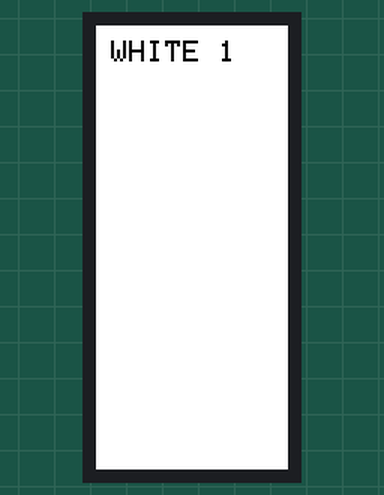
Recording of a sketch running on a simulated ESP32. On the bench: 128×296 colour display. What the sketch prints to the serial monitor is not drawn.

Above: at 15.5 s.
At 30.5 s:
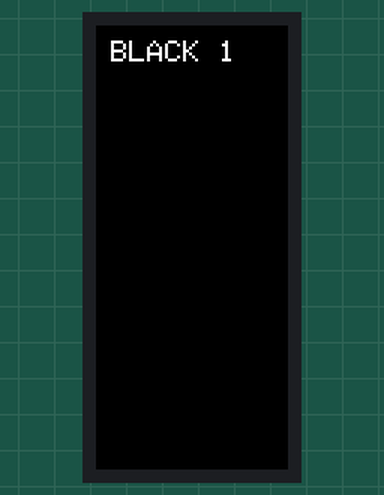
At 45.5 s:
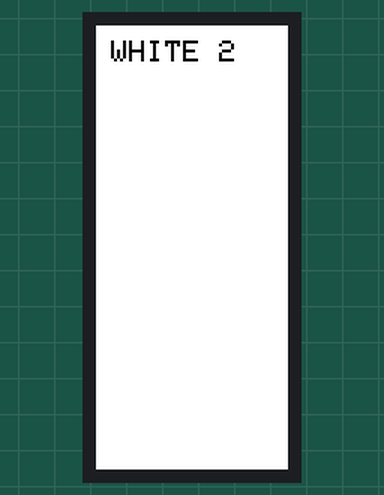
At 60.5 s:
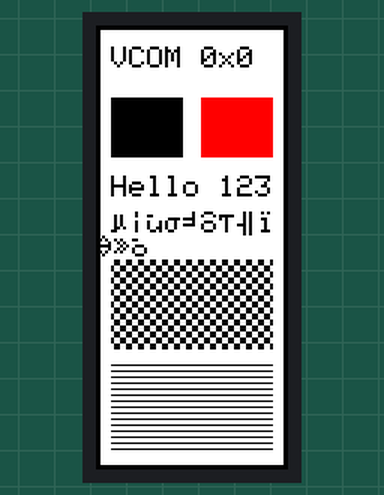
At 77.0 s:
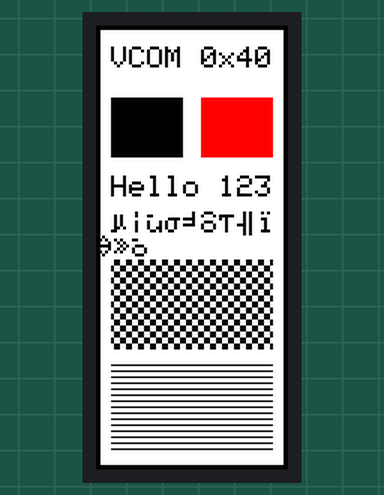
At 126.5 s:
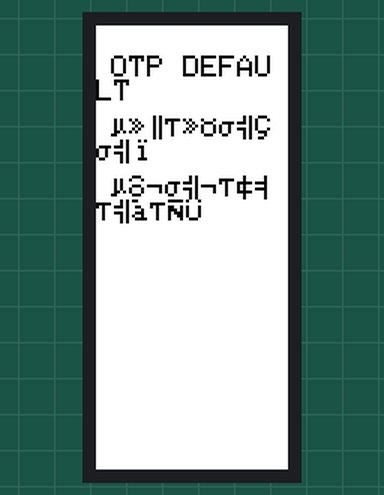

Measured:
- what the display in image 0 shows lasts 15.0 s, from 15.5 s to 30.5 s
- what the display in image 3 shows lasts 16.5 s, from 60.5 s to 77.0 s

The sketch:

epd_3c_wash.ino
```cpp
/*
 * 三色屏「洗面 + VCOM 扫描」
 *
 * 做三件事：
 *   1. 交替刷纯白/纯黑，把被错误波形搅乱的粒子状态推回干净位置
 *   2. 扫描 SSD1680 的 VCOM 寄存器 (0x2C)，找对比度最好的值
 *   3. 顺便验证放大后的字体可读性
 *
 * 用法：烧录后把板子的电源开关 OFF 等 5 秒再 ON（面板彻底断电），
 *      然后脚本会自动跑完。全程约 3 分钟。
 * 串口 115200
 */
#define ENABLE_GxEPD2_GFX 1

#include <SPI.h>
#include <GxEPD2_3C.h>

#define PIN_CS   15
#define PIN_DC   0
#define PIN_RST  2
#define PIN_BUSY 4
#define BAT_PIN  A0

GxEPD2_3C<GxEPD2_290_C90c, GxEPD2_290_C90c::HEIGHT>
  display(GxEPD2_290_C90c(PIN_CS, PIN_DC, PIN_RST, PIN_BUSY));

// 待扫描的 VCOM 值。SSD1680 的 0x2C 是 8 位，具体电压档位由面板决定，
// 只能实测挑。数值越大通常 VCOM 越负。
static const uint8_t VCOM_LIST[] = {0x00, 0x40, 0x80, 0xC0};
static const uint8_t VCOM_N = sizeof(VCOM_LIST) / sizeof(VCOM_LIST[0]);

static uint8_t curVcom = 0xFF;   // 0xFF = 不覆盖，用 OTP 默认

void washScreen(uint16_t color, const char* tag)
{
  uint32_t t = millis();
  display.setFullWindow();
  display.firstPage();
  do {
    display.fillScreen(color);
    // 角落放个标记，避免整屏纯色时看不出是否真的刷了
    display.setTextSize(2);
    display.setTextColor(color == GxEPD_WHITE ? GxEPD_BLACK : GxEPD_WHITE);
    display.setCursor(10, 10);
    display.print(tag);
  } while (display.nextPage());
  Serial.printf(">>> [WASH %s] %lu ms\n", tag, millis() - t);
}

void drawPattern(uint8_t vcom)
{
  display.fillScreen(GxEPD_WHITE);

  for (int i = 0; i < 3; i++)
    display.drawRect(i, i, display.width() - 2 * i, display.height() - 2 * i, GxEPD_BLACK);

  // 顶部大字：当前 VCOM，方便你对着屏记哪个最好
  display.setTextSize(2);
  display.setTextColor(GxEPD_BLACK);
  display.setCursor(10, 14);
  display.print("VCOM 0x");
  display.print(vcom, HEX);

  // 黑块 / 红块
  display.fillRect(10, 48, 48, 40, GxEPD_BLACK);
  display.fillRect(70, 48, 48, 40, GxEPD_RED);

  // 正文：字号 2，这是"调大一点点"的效果
  display.setCursor(10, 100);
  display.print("Hello 123");
  display.setCursor(10, 124);
  display.print("字体测试");

  // 棋盘格：看黑白是否饱和
  for (int y = 156; y < 216; y++)
    for (int x = 10; x < 118; x++)
      if (((x / 4) + (y / 4)) % 2 == 0) display.drawPixel(x, y, GxEPD_BLACK);

  // 1px 细线：看波形是否把粒子推到饱和
  for (int y = 226; y < 286; y += 4)
    display.drawFastHLine(10, y, 108, GxEPD_BLACK);

  // ★ 必须在 nextPage()/_Update_Full() 之前写 VCOM 才会被锁存
  //   注意：display 是 GxEPD2_3C 模板包装类，不透传驱动方法，要经由 epd2
  display.epd2.setVcom(vcom);
}

void refreshWithVcom(uint8_t vcom)
{
  uint32_t t = millis();
  display.setFullWindow();
  display.firstPage();
  do {
    drawPattern(vcom);
  } while (display.nextPage());
  Serial.printf(">>> [VCOM 0x%02X] %lu ms\n", vcom, millis() - t);
}

void setup()
{
  Serial.begin(115200);
  delay(400);
  ESP.wdtEnable(10000);   // 保持看门狗开启，靠 _waitWhileBusy 里的 delay(1) 喂狗

  Serial.println();
  Serial.println("===== 3C WASH + VCOM SWEEP =====");
  Serial.printf("raw ADC(A0) = %d  (本板 A0 疑似未接分压，忽略电压读数)\n", analogRead(BAT_PIN));

  display.init(115200, true, 10, false);
  Serial.printf("init done, heap=%u\n", ESP.getFreeHeap());

  // ---- 阶段 1：洗面 ----
  Serial.println("--- washing ---");
  washScreen(GxEPD_WHITE, "WHITE 1");
  washScreen(GxEPD_BLACK, "BLACK 1");
  washScreen(GxEPD_WHITE, "WHITE 2");

  // ---- 阶段 2：VCOM 扫描 ----
  Serial.println("--- vcom sweep ---");
  for (uint8_t i = 0; i < VCOM_N; i++) {
    refreshWithVcom(VCOM_LIST[i]);
    delay(1500);
  }

  // ---- 收尾：用默认 OTP 值再刷一次，做对照 ----
  Serial.println("--- back to OTP default ---");
  curVcom = 0xFF;
  uint32_t t = millis();
  display.setFullWindow();
  display.firstPage();
  do {
    display.fillScreen(GxEPD_WHITE);
    display.setTextSize(2);
    display.setTextColor(GxEPD_BLACK);
    display.setCursor(10, 20);
    display.print("OTP DEFAULT");
    display.setCursor(10, 60);
    display.print("对比一下");
    display.setCursor(10, 100);
    display.print("哪个更清楚");
  } while (display.nextPage());
  Serial.printf(">>> [OTP DEFAULT] %lu ms\n", millis() - t);

  Serial.println("========== DONE ==========");
  Serial.println("请告诉我：VCOM 0x00/0x40/0x80/0xC0 里哪一档黑块最黑、红块最正？");
  display.powerOff();
}

void loop()
{
  delay(30000);
}
```
